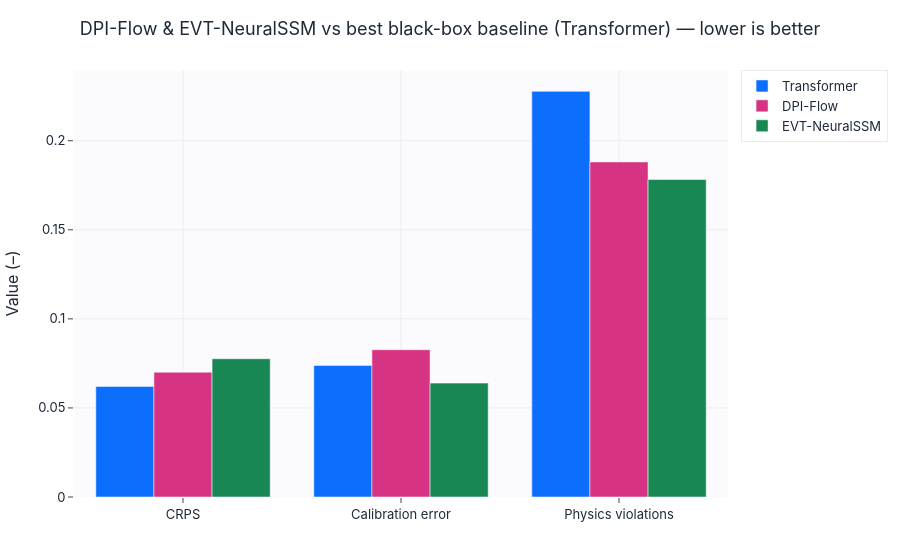

Notebook cell for this chart:
### Code cell
# Наглядное преимущество двух структурных моделей над лучшим ЧЁРНЫМ ЯЩИКОМ
PHYS_INFORMED = {"DPI-Flow", "EVT-NeuralSSM", "PINN"}   # физически-информированные — не baseline
blackbox = leaderboard[~leaderboard["model"].isin(PHYS_INFORMED)].dropna(subset=["Traj_CRPS"])
best_base = blackbox.sort_values("Traj_CRPS").iloc[0]["model"]
sel = leaderboard[leaderboard["model"].isin(list(PHYS_MODELS) + [best_base])].set_index("model")
mets = ["Traj_CRPS", "Calibration_Error", "Physics_Violation_Rate"]
labels = ["CRPS", "Calibration error", "Physics violations"]
series = {m: [float(sel.loc[m, k]) for k in mets] for m in sel.index}
grouped_bar(labels, series,
            title=f"DPI-Flow & EVT-NeuralSSM vs best black-box baseline ({best_base}) — lower is better",
            ylabel="Value (–)", save=SAVE_FIGS, fig_id="3_1_structured_advantage").show()
for m in PHYS_MODELS:
    if m in sel.index:
        d = (sel.loc[best_base, "Traj_CRPS"] - sel.loc[m, "Traj_CRPS"]) / sel.loc[best_base, "Traj_CRPS"] * 100
        print(f"{m}: CRPS {d:+.1f}% vs {best_base} | calib.err {sel.loc[m,'Calibration_Error']:.3f} | "
              f"physics-viol {sel.loc[m,'Physics_Violation_Rate']:.3f} | CRR RMSE {sel.loc[m,'CRR_RMSE']:.4f} (baselines: n/a)")

### Figure 1 — Plotly figure (JSON) as saved in the notebook; plotly's stock layout.template omitted (floating-point values rounded to 4 significant figures)
{"data": [{"marker": {"color": "#0b6efd"}, "name": "Transformer", "type": "bar", "x": ["CRPS", "Calibration error", "Physics violations"], "y": [0.06208, 0.07386, 0.2277]}, {"marker": {"color": "#d63384"}, "name": "DPI-Flow", "type": "bar", "x": ["CRPS", "Calibration error", "Physics violations"], "y": [0.07004, 0.08267, 0.1881]}, {"marker": {"color": "#198754"}, "name": "EVT-NeuralSSM", "type": "bar", "x": ["CRPS", "Calibration error", "Physics violations"], "y": [0.07762, 0.06393, 0.1782]}], "layout": {"barmode": "group", "title": {"text": "DPI-Flow & EVT-NeuralSSM vs best black-box baseline (Transformer) — lower is better"}, "xaxis": {"title": {"text": ""}}, "yaxis": {"title": {"text": "Value (–)"}}}}
